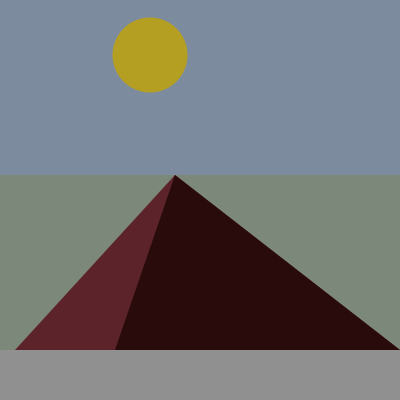
Frame 1 (no input)
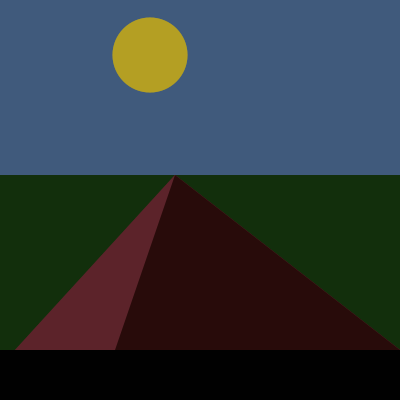
Frame 60 (the mouse pressed at the canvas centre just before this capture)
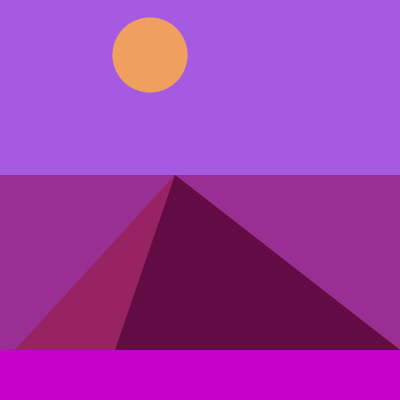
Frame 120 (the mouse held since frame 60 and released just before this capture)

The Processing sketch that drew these frames (run headless with seeded random() and noise(); from frame 60 on, the mouse is pressed at the canvas centre):

// Processing sketch: processing_57033
// ── processing_57033.pde

void setup() {
  size(400, 400);
}

void draw() {
   fill(129, 186, 255, 100);
   noStroke();
   
 //sky  
 rect(0, 0, 500, 175);
 
 //grass
 fill(55, 142, 36, 50);
 rect(0, 175, 400, 175);
 
 //sun
  fill(255, 225, 49);
  ellipse(150, 55, 75, 75);
  
  
  //Foreground triangle
 fill(130,50,60);
 triangle(15, 350, 175, 175, 400, 350);
 fill(57,15,14);
 triangle(115, 350, 175, 175, 400, 350);
 
 fill(mouseX,0,mouseY,75); //0-400
 rect(0,0,400,400);
}
